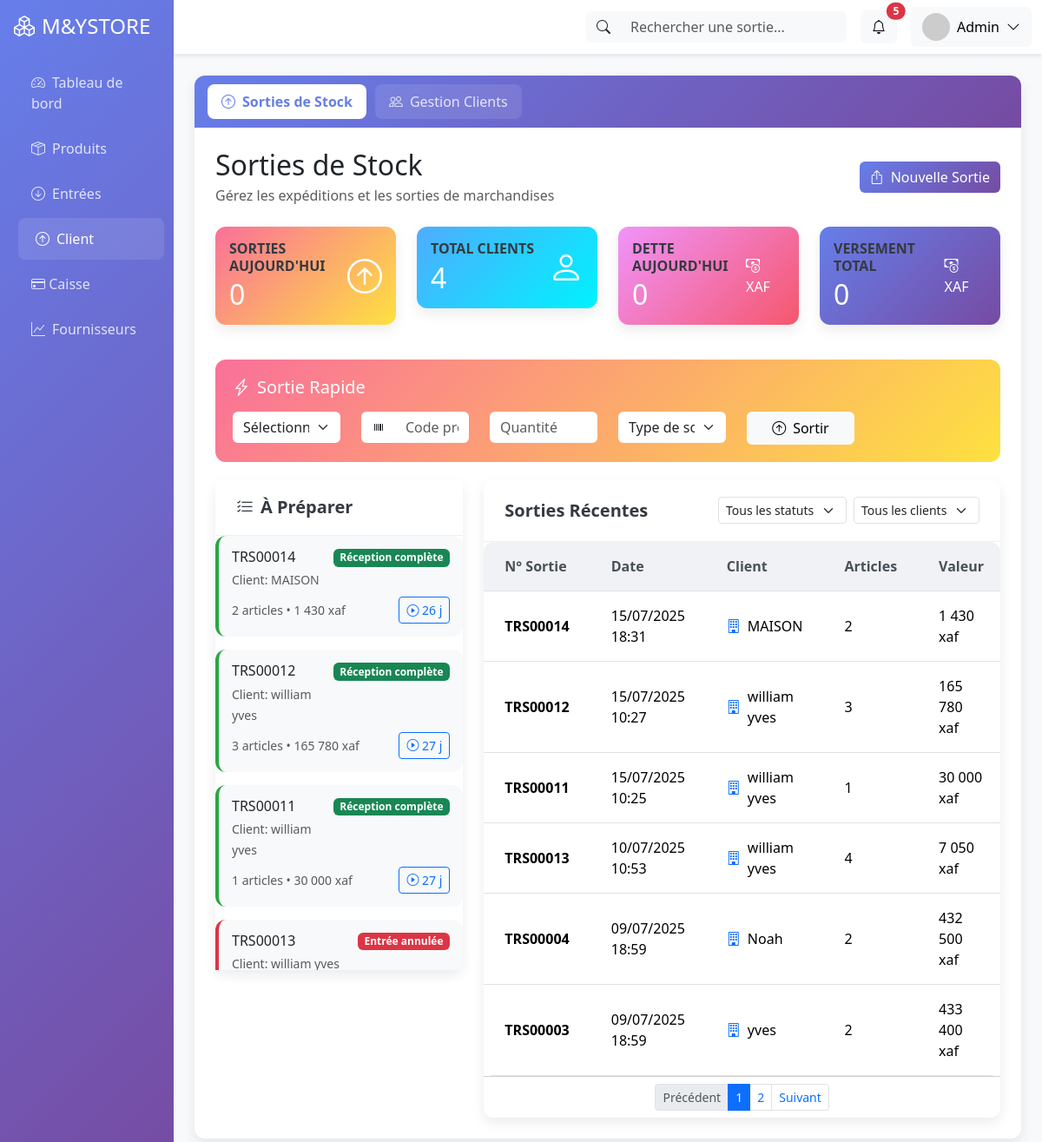
/controller/sortieController.php (signed in), run on the app's committed database.
### tables this page shows
CREATE TABLE `transaction` (
  `id_transaction` varchar(10) NOT NULL,
  `id_fournisseur` varchar(10) NOT NULL DEFAULT 'FRN00000',
  `idClient` varchar(10) NOT NULL DEFAULT 'CLI00000',
  `id_type_transaction` varchar(10) NOT NULL,
  `status_transaction` int(10) NOT NULL,
  `date_reception` datetime NOT NULL
);

CREATE TABLE `client` (
  `idClient` varchar(10) NOT NULL,
  `nomComplet` varchar(100) NOT NULL,
  `adresse` varchar(100) NOT NULL,
  `solde_dette` int(100) NOT NULL DEFAULT 0,
  `telephone_client` varchar(20) NOT NULL,
  `credit_autorise` tinyint(1) NOT NULL DEFAULT 0,
  `Type_client` tinyint(1) NOT NULL DEFAULT 1,
  `date_create` datetime NOT NULL
);

### views/sortie/sortieView.php (the view, shortened to what the rows shown need)
<?php
require('../views/template/header.php');
require('../views/template/sidebar.php');
?>
            <div class="col-md-9 col-lg-10 p-0">
                <div class="container-fluid p-4">
                    <div class="card mb-4">
                        <div class="tab-content" id="mainTabsContent">
                            <div class="tab-pane fade show active" id="sorties" role="tabpanel">
                                <div class="p-4">
                                    <div class="d-flex justify-content-between align-items-center mb-4">
                                        <div>
                                            <h2 class="mb-1">Sorties de Stock</h2>
                                        </div>
                                    </div>
                                    <div class="row mb-4">
                                        <div class="col-xl-3 col-md-6 mb-3">
                                            <div class="card stat-card">
                                                <div class="card-body">
                                                    <div class="d-flex justify-content-between">
                                                        <div>
                                                            <h2 class="mb-0"><?= $nombre ?></h2>
                                                        </div>
                                                    </div>
                                                </div>
                                            </div>
                                        </div>
                                        <div class="col-xl-3 col-md-6 mb-3">
                                            <div class="card stat-card success">
                                                <div class="card-body">
                                                    <div class="d-flex justify-content-between">
                                                        <div>
                                                            <h2 class="mb-0"><?= $totals ?></h2>
                                                        </div>
                                                    </div>
                                                </div>
                                            </div>
                                        </div>
                                        <div class="col-xl-3 col-md-6 mb-3">
                                            <div class="card stat-card warning">
                                                <div class="card-body">
                                                    <div class="d-flex justify-content-between">
                                                        <div>
                                                            <h2 class="mb-0"><?= number_format($DetteSomme, 0, '', ' ') ?></h2>
                                                        </div>
                                                    </div>
                                                </div>
                                            </div>
                                        </div>
                                        <div class="col-xl-3 col-md-6 mb-3">
                                            <div class="card stat-card info">
                                                <div class="card-body">
                                                    <div class="d-flex justify-content-between">
                                                        <div>
                                                            <h2 class="mb-0"><?= number_format($EncaisserSomme, 0, '', ' ') ?></h2>
                                                        </div>
                                                    </div>
                                                </div>
                                            </div>
                                        </div>
                                    </div>
                                    <div class="row">
                                        <div class="col-lg-4">
                                            <div class="card">
                                                <div class="card-body p-0" style="max-height: 500px; overflow-y: auto;">
                                                    <?php foreach($Y_executeHistorique as $historique){
                                                        $type = $historique->status_transaction;
                                                        switch ($type) {
                                                            case "0":
                                                                $logo ='bg-success';
                                                                $logo2 = 'Réception complète';
                                                                $logo3 = 'priority-low';
                                                            break;
                                                            case "1":
                                                                $logo ='bg-danger';
                                                                $logo2 = 'Entrée annulée';
                                                                $logo3 = 'priority-high';
                                                            break;
                                                        }
                                                    ?>
                                                    <div class="picking-list <?= $logo3 ?>">
                                                        <div class="d-flex justify-content-between align-items-start mb-2">
                                                            <div>
                                                                <h6 class="mb-1"><?= $historique->id_transaction ?></h6>
                                                                <small class="text-muted">Client: <?= $historique->nomComplet ?></small>
                                                            </div>
                                                            <span class="badge <?= $logo ?>"><?= $logo2 ?></span>
                                                        </div>
                                                        <div class="d-flex justify-content-between align-items-center">
                                                            <small class="text-muted"><?= $historique->nombre_articles ?> articles • <?= number_format($historique->montant_total, 0, '', ' ') ?> xaf</small>
                                                            <button class="btn btn-outline-primary btn-sm">
                                                                <i class="bi bi-play-circle"></i> <?= $historique->duree_depuis_transaction ?>
                                                            </button>
                                                        </div>
                                                    </div>
                                                    <?php } ?>
                                                </div>
                                            </div>
                                        </div>
                                        <div class="col-lg-8">
                                            <div class="card table-container">
                                                <div class="card-body p-0">
                                                    <div class="table-responsive">
                                                        <table class="table table-hover mb-0">
                                                            <thead class="table-light">
                                                                <tr>
                                                                    <th>N° Sortie</th>
                                                                    <th>Date</th>
                                                                    <th>Client</th>
                                                                    <th>Articles</th>
                                                                    <th>Valeur</th>
                                                                </tr>
                                                            </thead>
                                                            <tbody>
                                                                <?php
                                                                    foreach($Y_executeTransaction as $transaction){
                                                                ?>
                                                                <tr
                                                                    data-status="<?= $transaction->status_transaction ?>"
                                                                    data-client="<?= $transaction->idClient ?>"
                                                                >
                                                                    <td><strong><?= $transaction->id_transaction ?></strong></td>
                                                                    <td><?= $transaction->date_formatee ?></td>
                                                                    <td>
                                                                        <div class="d-flex align-items-center">
                                                                            <i class="bi bi-building me-2 text-primary"></i>
                                                                            <span><?= $transaction->nomComplet ?></span>
                                                                        </div>
                                                                    </td>
                                                                    <td><?= $transaction->nombre_articles_distincts ?></td>
                                                                    <td><?= number_format($transaction->montant_total, 0, '', ' ') ?> xaf</td>
                                                                </tr>
                                                                <?php } ?>
                                                            </tbody>
                                                        </table>
                                                    </div>
                                                </div>
                                            </div>
                                        </div>
                                    </div>
                                </div>
                            </div>
                        </div>
                    </div>
                </div>
            </div>
        </div>
    </div>
</body>
</html>

### data on the page
transaction: id_transaction "TRS00014", idClient.nomComplet "MAISON", status_transaction "Réception complète", nombre_articles "2", montant_total "1 430", duree_depuis_transaction "26 j", date_formatee "15/07/2025 18:31", nombre_articles_distincts "2"
transaction: id_transaction "TRS00012", idClient.nomComplet "william yves", status_transaction "Réception complète", nombre_articles "3", montant_total "165 780", duree_depuis_transaction "27 j", date_formatee "15/07/2025 10:27", nombre_articles_distincts "3"
transaction: id_transaction "TRS00011", idClient.nomComplet "william yves", status_transaction "Réception complète", nombre_articles "1", montant_total "30 000", duree_depuis_transaction "27 j", date_formatee "15/07/2025 10:25", nombre_articles_distincts "1"
transaction: id_transaction "TRS00013", idClient.nomComplet "william yves", status_transaction "Entrée annulée", date_formatee "10/07/2025 10:53", nombre_articles_distincts "4", montant_total "7 050"
transaction: id_transaction "TRS00004", date_formatee "09/07/2025 18:59", idClient.nomComplet "Noah", nombre_articles_distincts "2", montant_total "432 500"
transaction: id_transaction "TRS00003", date_formatee "09/07/2025 18:59", idClient.nomComplet "yves", nombre_articles_distincts "2", montant_total "433 400"

### other printed values
$nombre "0"
$totals "4"
$DetteSomme "0"
$EncaisserSomme "0"
